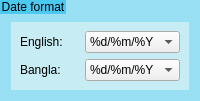
                   <widget class="QGroupBox" name="groupBox_75">
                    <property name="maximumSize">
                     <size>
                      <width>16777215</width>
                      <height>120</height>
                     </size>
                    </property>
                    <property name="styleSheet">
                     <string notr="true">QGroupBox {
    border: none;
	background-color: rgb(154, 224, 245);
}
QGroupBox::title {
	border:none;
	background-color: rgb(76, 201, 240);
}

QComboBox QAbstractItemView {
    background-color: white;
}</string>
                    </property>
                    <property name="title">
                     <string>Date format</string>
                    </property>
                    <layout class="QGridLayout" name="gridLayout_21">
                     <property name="topMargin">
                      <number>22</number>
                     </property>
                     <item row="0" column="0">
                      <widget class="QGroupBox" name="groupBox_119">
                       <property name="styleSheet">
                        <string notr="true">QGroupBox {
    border: none;
	background-color: rgb(200, 236, 243);
}
</string>
                       </property>
                       <property name="title">
                        <string/>
                       </property>
                       <layout class="QGridLayout" name="gridLayout_22">
                        <item row="1" column="1">
                         <widget class="QComboBox" name="SecondLangDateFormatComboBox">
                          <property name="toolTip">
                           <string>&lt;html&gt;&lt;head/&gt;&lt;body&gt;&lt;p&gt;Key components and what they mean:&lt;/p&gt;&lt;ul style=&quot;margin-top: 0px; margin-bottom: 0px; margin-left: 0px; margin-right: 0px; -qt-list-indent: 1;&quot;&gt;&lt;li style=&quot; margin-top:12px; margin-bottom:0px; margin-left:0px; margin-right:0px; -qt-block-indent:0; text-indent:0px;&quot;&gt;&lt;span style=&quot; font-family:'Courier New';&quot;&gt;%Y&lt;/span&gt;: Four-digit year (e.g., 2023)&lt;/li&gt;&lt;li style=&quot; margin-top:0px; margin-bottom:0px; margin-left:0px; margin-right:0px; -qt-block-indent:0; text-indent:0px;&quot;&gt;&lt;span style=&quot; font-family:'Courier New';&quot;&gt;%y&lt;/span&gt;: Two-digit year (e.g., 23)&lt;/li&gt;&lt;li style=&quot; margin-top:0px; margin-bottom:0px; margin-left:0px; margin-right:0px; -qt-block-indent:0; text-indent:0px;&quot;&gt;&lt;span style=&quot; font-family:'Courier New';&quot;&gt;%m&lt;/span&gt;: Two-digit month (01-12)&lt;/li&gt;&lt;li style=&quot; margin-top:0px; margin-bottom:12px; margin-left:0px; margin-right:0px; -qt-block-indent:0; text-indent:0px;&quot;&gt;&lt;span style=&quot; font-family:'Courier New';&quot;&gt;%d&lt;/span&gt;: Two-digit day of the month (01-31)&lt;/li&gt;&lt;/ul&gt;&lt;/body&gt;&lt;/html&gt;</string>
                          </property>
                          <item>
                           <property name="text">
                            <string>%d/%m/%Y </string>
                           </property>
                          </item>
                          <item>
                           <property name="text">
                            <string>%d/%m/%y</string>
                           </property>
                          </item>
                          <item>
                           <property name="text">
                            <string>%m/%d/%Y</string>
                           </property>
                          </item>
                          <item>
                           <property name="text">
                            <string>%m/%d/%y</string>
                           </property>
                          </item>
                          <item>
                           <property name="text">
                            <string>%Y-%m-%d</string>
                           </property>
                          </item>
                          <item>
                           <property name="text">
                            <string>%y-%m-%d</string>
                           </property>
                          </item>
                         </widget>
                        </item>
                        <item row="0" column="1">
                         <widget class="QComboBox" name="EnglishDateFormatComboBox">
                          <property name="toolTip">
                           <string>&lt;html&gt;&lt;head/&gt;&lt;body&gt;&lt;p&gt;Key components and what they mean:&lt;/p&gt;&lt;ul style=&quot;margin-top: 0px; margin-bottom: 0px; margin-left: 0px; margin-right: 0px; -qt-list-indent: 1;&quot;&gt;&lt;li style=&quot; margin-top:12px; margin-bottom:0px; margin-left:0px; margin-right:0px; -qt-block-indent:0; text-indent:0px;&quot;&gt;&lt;span style=&quot; font-family:'Courier New';&quot;&gt;%Y&lt;/span&gt;: Four-digit year (e.g., 2023)&lt;/li&gt;&lt;li style=&quot; margin-top:0px; margin-bottom:0px; margin-left:0px; margin-right:0px; -qt-block-indent:0; text-indent:0px;&quot;&gt;&lt;span style=&quot; font-family:'Courier New';&quot;&gt;%y&lt;/span&gt;: Two-digit year (e.g., 23)&lt;/li&gt;&lt;li style=&quot; margin-top:0px; margin-bottom:0px; margin-left:0px; margin-right:0px; -qt-block-indent:0; text-indent:0px;&quot;&gt;&lt;span style=&quot; font-family:'Courier New';&quot;&gt;%m&lt;/span&gt;: Two-digit month (01-12)&lt;/li&gt;&lt;li style=&quot; margin-top:0px; margin-bottom:12px; margin-left:0px; margin-right:0px; -qt-block-indent:0; text-indent:0px;&quot;&gt;&lt;span style=&quot; font-family:'Courier New';&quot;&gt;%d&lt;/span&gt;: Two-digit day of the month (01-31)&lt;/li&gt;&lt;/ul&gt;&lt;/body&gt;&lt;/html&gt;</string>
                          </property>
                          <item>
                           <property name="text">
                            <string>%d/%m/%Y</string>
                           </property>
                          </item>
                          <item>
                           <property name="text">
                            <string>%d/%m/%y</string>
                           </property>
                          </item>
                          <item>
                           <property name="text">
                            <string>%m/%d/%Y</string>
                           </property>
                          </item>
                          <item>
                           <property name="text">
                            <string>%m/%d/%y</string>
                           </property>
                          </item>
                          <item>
                           <property name="text">
                            <string>%Y-%m-%d</string>
                           </property>
                          </item>
                          <item>
                           <property name="text">
                            <string>%y-%m-%d</string>
                           </property>
                          </item>
                         </widget>
                        </item>
                        <item row="0" column="0">
                         <widget class="QLabel" name="label_57">
                          <property name="text">
                           <string>English:</string>
                          </property>
                         </widget>
                        </item>
                        <item row="1" column="0">
                         <widget class="QLabel" name="label_64">
                          <property name="text">
                           <string>Bangla:</string>
                          </property>
                         </widget>
                        </item>
                       </layout>
                      </widget>
                     </item>
                    </layout>
                   </widget>
